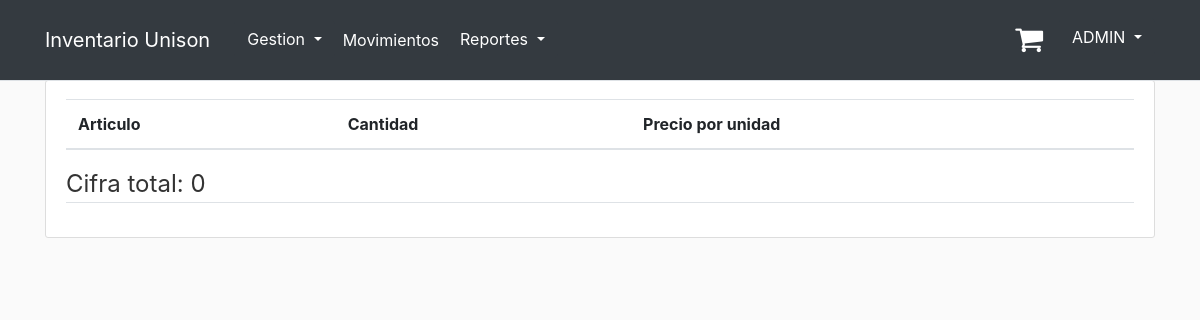
The app's page /movements/movement_info/57/ (signed in), older data.
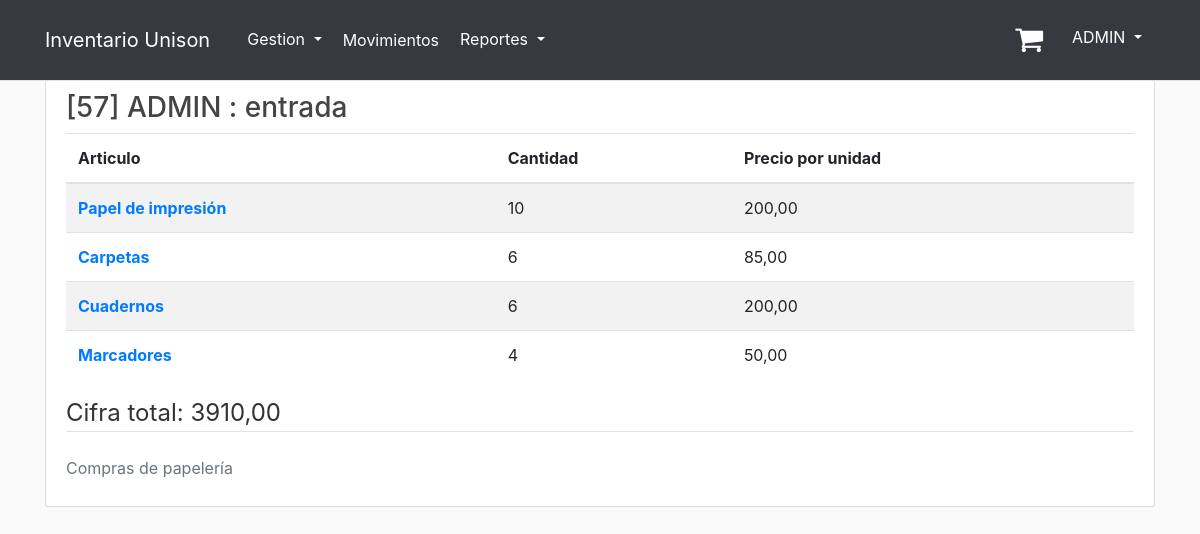
The same page, newer data.
### inventory/models.py (models this page shows, shortened)
class Order(models.Model):
    item = models.ForeignKey(Item, on_delete=models.CASCADE)
    quantity = models.IntegerField(default=1)
    price = models.DecimalField(max_digits=10, decimal_places=2)
    report = models.ForeignKey(Report, on_delete=models.CASCADE)

class Report(models.Model):
    TYPE_MOVEMENT = [
        ('entrada', 'Entrada'),
        ('salida', 'Salida'),
    ]
    date = models.DateTimeField(default=timezone.now)
    movement = models.CharField(max_length=10, choices=TYPE_MOVEMENT)
    user = models.ForeignKey(User, on_delete=models.CASCADE)
    reason = models.TextField(blank=True, null=True)
    def __str__(self):
        return f"[{self.id}] {self.user.username} : {self.movement}"

class Item(models.Model):
    CATEGORY_CHOICES = [
        ('papeleria', 'Papelería'),
        ('limpieza', 'Limpieza'),
        ('plomeria', 'Plomería'),
        ('electricidad', 'Electricidad'),
    ]
    UNIT_CHOICES = [
        ('paquete', 'Paquete'),
        ('block', 'Block'),
        ('individual', 'Individual'),
        ('caja', 'Caja'),
    ]
    name = models.CharField(max_length=255)
    image = models.ImageField(default='default_item.jpg', upload_to='item_pics')
    sku = models.DecimalField(max_digits=10, decimal_places=0, unique=True)
    category = models.CharField(max_length=20, choices=CATEGORY_CHOICES)
    description = models.TextField()
    unit_type = models.CharField(max_length=20, choices=UNIT_CHOICES)
    unit_price = models.DecimalField(max_digits=10, decimal_places=2)
    stock = models.IntegerField(default=0)
    low_stock_threshold = models.IntegerField(default=10)
    unison = models.BooleanField(default=True)

### inventory/views.py (the view)
# urls.py: path('movements/movement_info/<int:movement_id>/', views.movement_info, name='movement_info'),
@staff_member_required
def movement_info(request, movement_id):
    orders = Order.objects.filter(report_id=movement_id)
    total = 0
    for order in orders:
        total += order.price * order.quantity
    return render(request, 'inventory/movement_info.html', {'title': 'Movement Info', 'orders': orders, 'total': total})

### inventory/templates/inventory/movement_info.html
{% extends "base.html" %}
{% load crispy_forms_filters %}
{% load crispy_forms_tags %}
{% block content %}
    <div class="content-section">
        <h3>{{ orders.first.report }}</h3>
        <table class="table table-striped">
            <thead>
            <tr>
                <th scope="col">Articulo</th>
                <th scope="col">Cantidad</th>
                <th scope="col">Precio por unidad</th>
            </tr>
            </thead>
            <tbody>
            {% for order in orders %}
                <tr>
                    <th scope="row">
                    <a href="{% url 'display_item' order.item.id %}">{{ order.item.name }}</a>
                    </th>
                    <td> {{ order.quantity }}</td>
                    <td> {{ order.price }}</td>
                </tr>
            {% endfor %}
            </tbody>
        </table>
        <legend class="border-bottom mb-4">Cifra total: {{ total }}</legend>
        <p class="text-secondary">{{ orders.first.report.reason }}</p>
    </div>
{% endblock content %}

Row changes from the older to the newer data that the page shows:
added Order: first.report "[57] ADMIN : entrada", item.name "Papel de impresión", quantity "10", price "200,00", first.report.reason "Compras de papelería"
added Order: item.name "Carpetas", quantity "6", price "85,00"
added Order: item.name "Cuadernos", quantity "6", price "200,00"
added Order: item.name "Marcadores", quantity "4", price "50,00"
Text that changed along with them:
{{ total }}: "0" → "3910,00"
